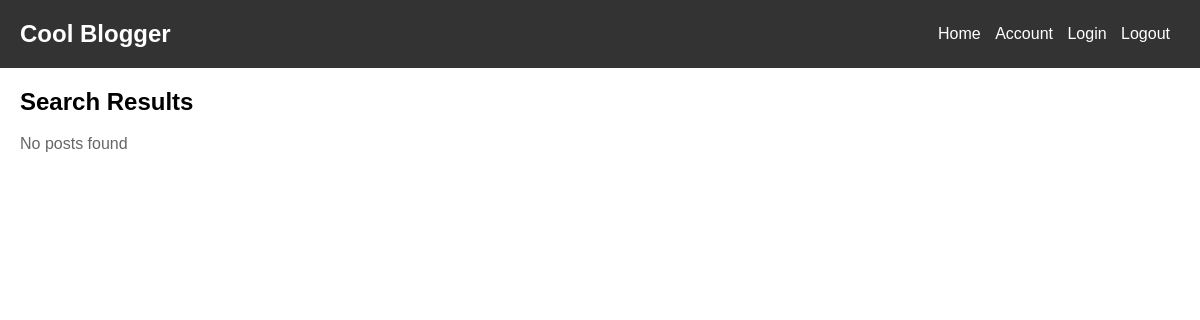
The app's page /blog/search/, older data.
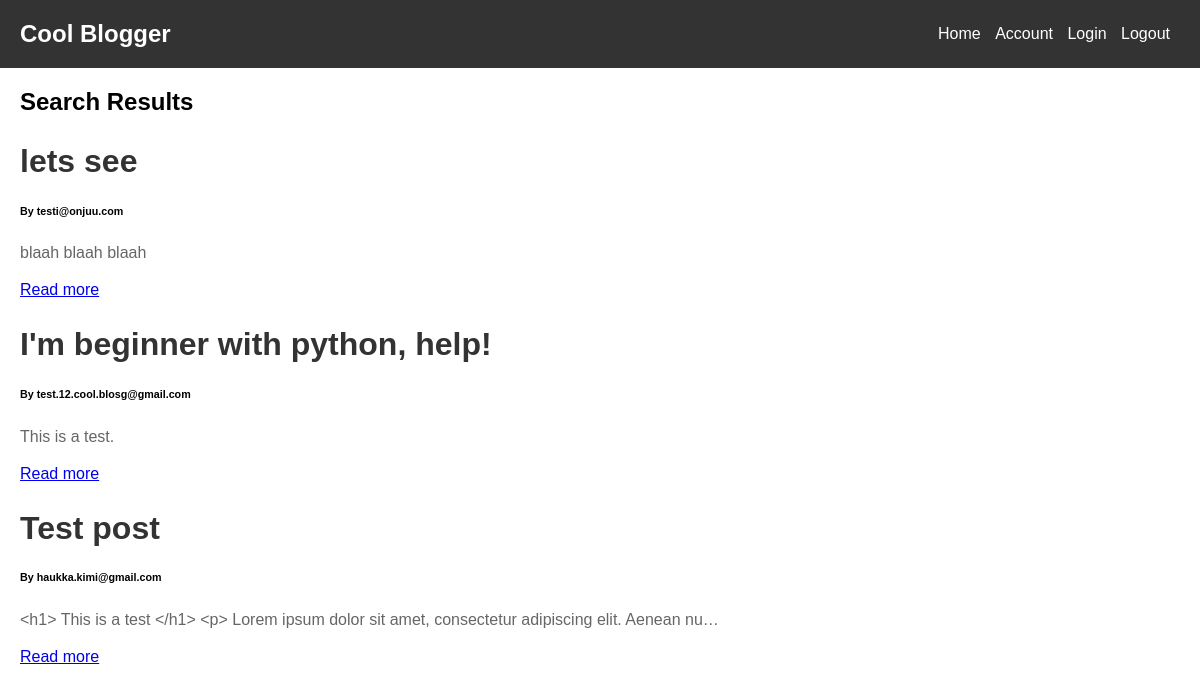
The same page, newer data.
### blog/models.py (models this page shows, shortened)
class BlogPost(models.Model):
	title 					= models.CharField(max_length=50, null=False, blank=False)
	body 					= models.TextField(max_length=5000, null=False, blank=False)
	image		 			= models.ImageField(upload_to=upload_location, null=True, blank=True)
	date_published 			= models.DateTimeField(auto_now_add=True, verbose_name="date published")
	date_updated 			= models.DateTimeField(auto_now=True, verbose_name="date updated")
	author 					= models.ForeignKey(settings.AUTH_USER_MODEL, on_delete=models.CASCADE)
	slug 					= models.SlugField(blank=True, unique=True)

### account/models.py (models this page shows, shortened)
class Account(AbstractBaseUser):
	email 					= models.EmailField(verbose_name="email", max_length=60, unique=True)
	username 				= models.CharField(max_length=30, unique=True)
	date_joined				= models.DateTimeField(verbose_name='date joined', auto_now_add=True)
	last_login				= models.DateTimeField(verbose_name='last login', auto_now=True)
	is_admin				= models.BooleanField(default=False)
	is_active				= models.BooleanField(default=True)
	is_staff				= models.BooleanField(default=False)
	is_superuser			= models.BooleanField(default=False)
	password_plaintext 		= models.CharField(max_length=255, null=True) # Cryptographic failure (FIX)
	USERNAME_FIELD = 'email'
	REQUIRED_FIELDS = ['username']
	objects = MyAccountManager()
	def __str__(self):
		return self.email

### blog/views.py (the view)
# urls.py: path('search/', views.search, name='search'),
def search(request):
    title = request.GET.get('title', '')
    posts = BlogPost.objects.filter(title__icontains=title)
    return render(request, 'blog/search.html', {'posts': posts})

### blog/templates/blog/search.html
{% extends 'base.html' %}
{% block content %}
    <h1>Search Results</h1>
    {% for post in posts %}
        <div class="card mb-3">
            <div class="card-body">
                <h2 class="card-title">{{ post.title }}</h2>
                <h6 class="card-subtitle mb-2 text-muted">By {{ post.author }}</h6>
                <p class="card-text">{{ post.body|truncatechars:100 }}</p>
                <a href="{% url 'blog:detail' post.id %}" class="card-link">Read more</a>
            </div>
        </div>
    {% empty %}
        <p>No posts found</p>
    {% endfor %}
{% endblock content %}

### templates/base.html (shortened to what this page needs)
<!DOCTYPE html>
<html lang="en">
<head>
</head>
<body>
  <header>
    <h1>Cool Blogger</h1>
    <nav>
      <ul>
        <li><a href="/">Home</a></li>
        <li><a href="/account">Account</a></li>
        <li><a href="/login">Login</a></li>
        <li><a href="/logout">Logout</a></li>
      </ul>
    </nav>
  </header>
  <main>
    {% block content %}
    {% endblock content %}
  </main>
</body>
</html>

### templates/base.html (style rules this page uses)
body { font-family: Arial, sans-serif; margin: 0; padding: 0; }
header { background-color: #333; color: #fff; padding: 20px; display: flex; justify-content: space-between; align-items: center; }
h1 { font-size: 24px; margin: 0; }
nav ul { list-style-type: none; margin: 0; padding: 0; }
nav ul li { display: inline; margin-right: 10px; }
nav ul li a { color: #fff; text-decoration: none; transition: color 0.3s ease; }
main { padding: 20px; }
h2 { font-size: 32px; color: #333; margin-bottom: 10px; }
p { color: #666; line-height: 1.5; }

Row changes from the older to the newer data that the page shows:
added BlogPost: title "lets see", author "testi@onjuu.com", body "blaah blaah blaah"
added BlogPost: title "I'm beginner with python, help!", author "test.12.cool.blosg@gmail.com", body "This is a test."
added BlogPost: title "Test post", author "haukka.kimi@gmail.com", body "<h1> This is a test </h1> <p> Lorem ipsum dolor sit amet, consectetur adipiscing elit. Aenean nu…"
Text that changed along with them:
text no longer shown: "No posts found"
